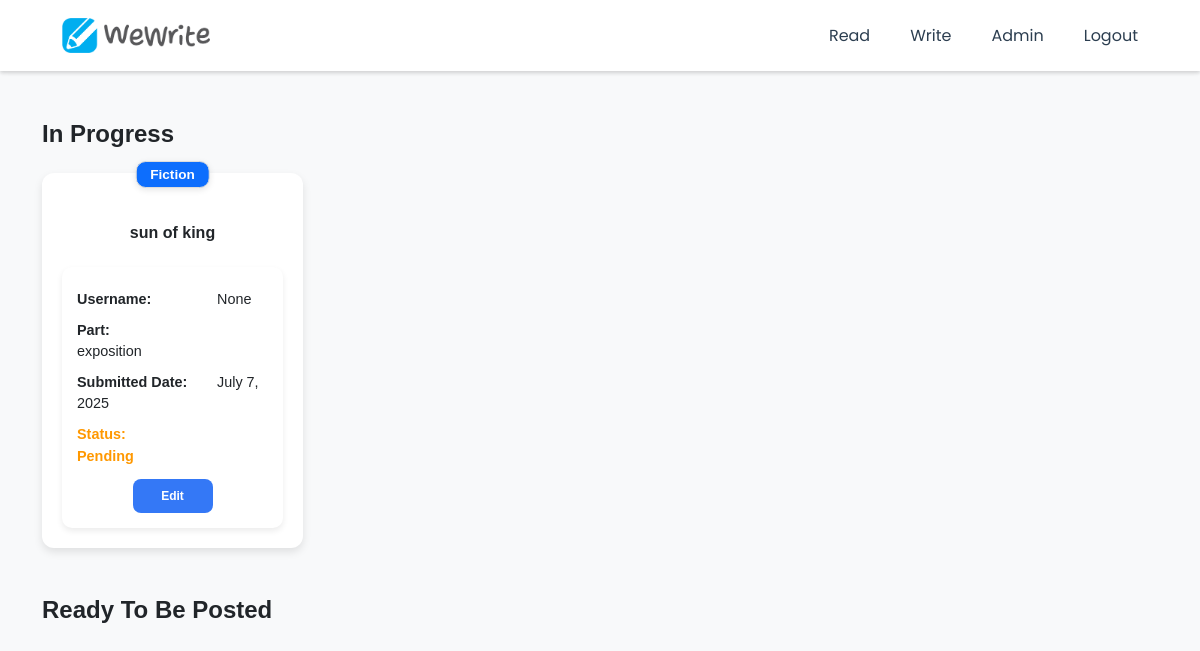
The page /inprogress/ (signed in) on the database as committed earlier.
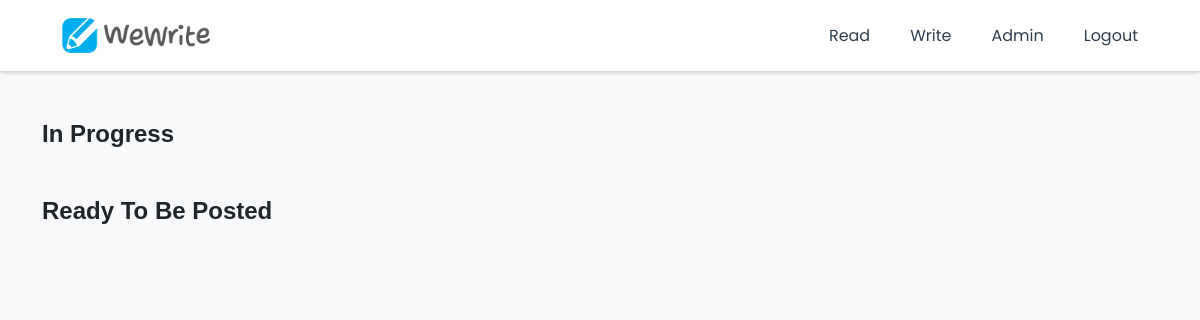
The same page on the database as committed later.
### story/models.py (models this page shows, shortened)
class Stage(models.Model):
    PART_CHOICES = [
        (1, 'exposition'),
        (2, 'rising action'),
        (3, 'climax'),
        (4, 'falling action'),
        (5, 'resolution'),
    ]
    STATUS_CHOICES = [
        (1, 'pending'),
        (2, 'rejected'),
        (3, 'accepted'),
    ]
    story = models.ForeignKey(Story, on_delete=models.CASCADE, null=False, blank=False)
    user = models.ForeignKey(CustomUser, on_delete=models.CASCADE, null=False, blank=False)
    submitted_date = models.DateField(default='2000-01-01', null=True, blank=True)
    part = models.IntegerField(choices=PART_CHOICES)
    status = models.IntegerField(choices=STATUS_CHOICES)
    text = models.TextField(max_length=100000, null=True, blank=True)

class Story(models.Model):
    GENRE_CHOICES = [
        (1, 'Fiction'),
        (2, 'Science Fiction'),
        (3, 'Historical Fiction'),
        (4, 'Mystery'),
        (5, 'Fantasy'),
        (6, 'Romance'),
    ]
    STATUS_CHOICES = [
        (1, 'pending'),
        (2, 'published'),
    ]
    user = models.ForeignKey(CustomUser, on_delete=models.CASCADE)
    started_date = models.DateField(default='2000-01-01', null=True, blank=True)
    title = models.TextField(max_length=250, null=True, blank=True)
    genre = models.ForeignKey(Genre, on_delete=models.CASCADE)
    main_character = models.TextField(max_length=250, null=True, blank=True)
    time_setting = models.TextField(max_length=250, null=True, blank=True)
    suggested_keyword = models.TextField(max_length=250, null=True, blank=True)
    exposition_summary = models.TextField(max_length=10000, null=True, blank=True)
    status = models.IntegerField(choices=STATUS_CHOICES, default=1)

class Genre(models.Model):
    name = models.CharField(max_length=50, unique=True)
    is_active = models.BooleanField(default=True)
    image = models.ImageField(upload_to='genre_images/', null=True, blank=True)  # Add this line

### member/models.py (models this page shows, shortened)
class CustomUser(AbstractBaseUser, PermissionsMixin):
    username = models.CharField(max_length=50, unique=True)
    name = models.CharField(max_length=50, unique=False, null=True, blank=True)
    is_active = models.BooleanField(default=True)
    is_staff = models.BooleanField(default=False)
    REQUIRED_FIELDS = []
    USERNAME_FIELD = 'username'
    objects = CustomUserManager()
    class Meta:
        verbose_name = 'Custom User'
        verbose_name_plural = 'Custom Users'

### suhyun_nlp/views.py (the view, shortened to what this page needs)
# urls.py: path('inprogress/', views.to_inprogress, name='to-inprogress'),
@login_required
def to_inprogress(request):
    curr_user = request.user
    isAdmin = curr_user.is_staff
    username = curr_user.username
    pending_stages = list(Stage.objects.filter(status='1').order_by('pk'))
    pending_stage_part_list = [stage.PART_CHOICES[stage.part-1][1] for stage in pending_stages]
    stage_tuple_list = []
    for i in range(len(pending_stages)):
         stage_tuple_list.append((pending_stages[i], pending_stage_part_list[i]))
    pending_stage_pk_list = [s.pk for s in pending_stages]
    pending_stage_text_list = [s.text for s in pending_stages]
    pending_storys = Story.objects.filter(status=1).order_by('started_date')
    pending_story_list = list(pending_storys)
    ready_to_publish_story_list = []
    accepted_stages = list(Stage.objects.filter(status=3).order_by('pk'))
    for pending_story in pending_story_list:
        curr_story_stages = []
        for stage in accepted_stages:
            if stage.story == pending_story:
                curr_story_stages.append(stage)
        if len(curr_story_stages) == 5:
            ready_to_publish_story_list.append(pending_story)
    context = {
        'username': username,
        'isLogin': True,
        'isAdmin': isAdmin,
        'stage_tuple_list': stage_tuple_list,
        'ready_to_publish_story_list': ready_to_publish_story_list,
        'pending_stage_pk_list': pending_stage_pk_list,
        'pending_stage_text_list': pending_stage_text_list,
    }
    return render(request, 'inprogress.html', context)

### suhyun_nlp/templates/inprogress.html (shortened to what this page needs)
{% extends 'header.html' %}
{% block read %}
    <link href="https://cdn.jsdelivr.net/npm/bootstrap@5.3.0/dist/css/bootstrap.min.css" rel="stylesheet">
    <div class="container status-section">
        <h4 class="mb-4">In Progress</h4>
        <div class="row row-cols-1 row-cols-md-4 g-4">
            {% for stage, part in stage_tuple_list %}
            <div class="col">
                <div class="submission-card">
                    <span class="badge genre-badge text-white bg-primary">{{ stage.story.genre.name }}</span>
                    <h5>{{ stage.story.title }}</h5>
                    <div class="submission-details">
                        <p><strong>Username:</strong>{{ stage.user.name }}</p>
                        <p><strong>Part:</strong>{{ part }}</p>
                        <p><strong>Submitted Date:</strong>{{ stage.submitted_date }}</p>
                        <p class="status-label status-pending"><strong>Status:</strong> Pending</p>
                         <button class="btn btn-primary edit-btn" data-bs-toggle="modal" data-bs-target="#editModal"
                            onclick="openEditModal('{{stage.story.title}}', '{{stage.story.genre.name}}', '{{stage.pk}}')">Edit</button>
                    </div>
                </div>
            </div>
            {% endfor %}
        </div>
        <h4 class="mt-5 mb-4">Ready To Be Posted</h4>
    </div>
{% endblock %}

Rows that differ between the two databases and show on the page:
no longer on this page (row edited): Stage: story.genre.name "Fiction", story "sun of king", user.name "None", part "exposition", submitted_date "July 7, 2025"
